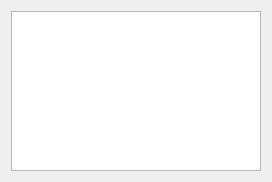
<?xml version="1.0" encoding="UTF-8"?>
<ui version="4.0">
 <class>MainBox</class>
 <widget class="QWidget" name="MainBox">
  <property name="geometry">
   <rect>
    <x>0</x>
    <y>0</y>
    <width>272</width>
    <height>182</height>
   </rect>
  </property>
  <property name="windowTitle">
   <string>Dialog</string>
  </property>
  <layout class="QVBoxLayout" name="verticalLayout">
   <item>
    <widget class="QTableView" name="tableView"/>
   </item>
  </layout>
 </widget>
 <resources/>
 <connections/>
</ui>
